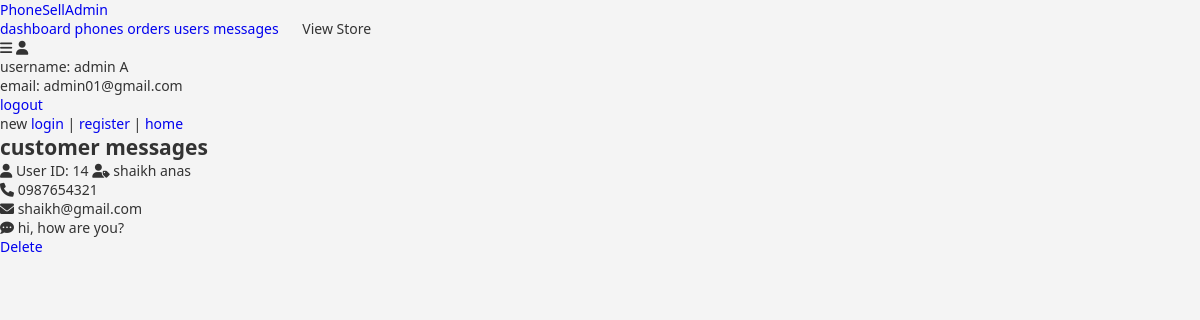
The app's page /admin/contacts.php (signed in) with its own data.
### tables this page shows
CREATE TABLE `message` (
  `id` int(100) NOT NULL,
  `user_id` int(100) NOT NULL,
  `name` varchar(100) NOT NULL,
  `email` varchar(100) NOT NULL,
  `number` varchar(12) NOT NULL,
  `message` varchar(500) NOT NULL
);

### admin/contacts.php (the view, shortened to what this page needs)
<?php
@include '../includes/config.php';
?>
<!DOCTYPE html>
<html lang="en">
<head>
   <link rel="stylesheet" href="https://cdnjs.cloudflare.com/ajax/libs/font-awesome/6.0.0/css/all.min.css">
   <link rel="stylesheet" href="../assets/css/admin_style.css">
</head>
<body>
<?php @include '../includes/admin_header.php'; ?>
<section class="messages">
   <h1 class="title">customer messages</h1>
   <div class="box-container">
      <?php
       $select_message = mysqli_query($conn, "SELECT * FROM `message`") or die('query failed');
       if(mysqli_num_rows($select_message) > 0){
          while($fetch_message = mysqli_fetch_assoc($select_message)){
      ?>
      <div class="admin-message-card">
         <div class="admin-message-header">
            <span class="admin-message-user"><i class="fas fa-user"></i> User ID: <?php echo $fetch_message['user_id']; ?></span>
            <span class="admin-message-name"><i class="fas fa-user-tag"></i> <?php echo htmlspecialchars($fetch_message['name']); ?></span>
         </div>
         <div class="admin-message-body">
            <div class="admin-message-info">
               <div><i class="fas fa-phone"></i> <?php echo htmlspecialchars($fetch_message['number']); ?></div>
               <div><i class="fas fa-envelope"></i> <?php echo htmlspecialchars($fetch_message['email']); ?></div>
            </div>
            <div class="admin-message-text">
               <i class="fas fa-comment-dots"></i> <?php echo htmlspecialchars($fetch_message['message']); ?>
            </div>
         </div>
         <a href="contacts.php?delete=<?php echo $fetch_message['id']; ?>" onclick="return confirm('delete this message?');" class="delete-btn">Delete</a>
      </div>
      <?php
         }
      }else{
         echo '<p class="empty">no customer messages received!</p>';
      }
      ?>
   </div>
</section>
</body>
</html>

### assets/css/admin_style.css (style rules this page uses)
:root { --jiji-green: #3db83a; --jiji-orange: #ff9900; --jiji-bg: #f4f4f4; --text-black: #333; --text-gray: #7d7d7d; --white: #ffffff; --border: 1px solid #eee; --shadow: 0 2px 10px rgba(0,0,0,0.05); }
* { margin: 0; padding: 0; box-sizing: border-box; font-family: 'Segoe UI', Tahoma, Geneva, Verdana, sans-serif; text-decoration: none; outline: none; }
body { background: var(--jiji-bg); color: var(--text-black); font-size: 1.4rem; }
html { font-size: 62.5%; }

### records on screen
message: user "14", name "shaikh anas", number "0987654321", email "shaikh@gmail.com", message "hi, how are you?"

### other values on screen
$_SESSION['admin_name'] "admin A"
$_SESSION['admin_email'] "admin01@gmail.com"
